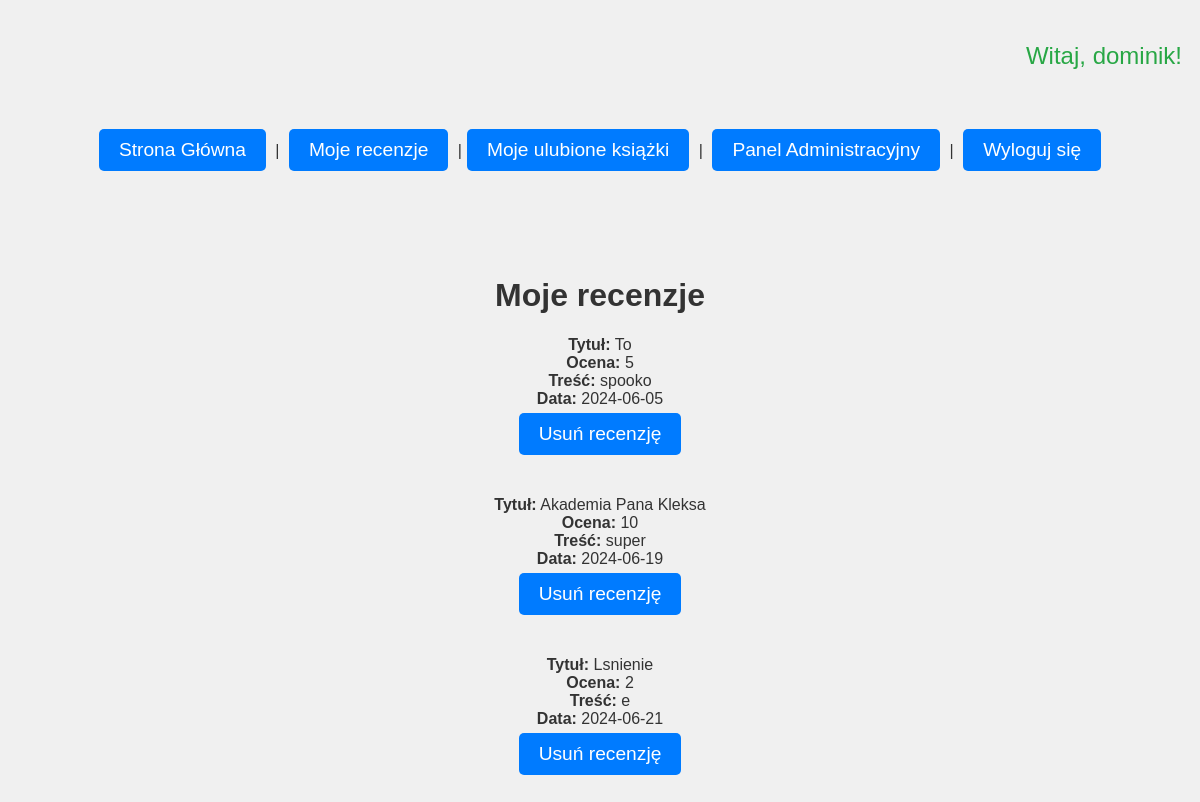
Screenshot of /moje_recenzje.php (signed in) with the database file from the repository.
### tables this page shows
CREATE TABLE `recenzje` (
  `id` int(11) NOT NULL,
  `idKsiazki` int(11) DEFAULT NULL,
  `nick` varchar(255) DEFAULT NULL,
  `ocena` int(11) DEFAULT NULL,
  `tresc` text DEFAULT NULL,
  `data` date DEFAULT NULL
);

CREATE TABLE `ksiazki` (
  `id` int(11) NOT NULL,
  `tytul` varchar(255) NOT NULL,
  `autor` varchar(255) DEFAULT NULL,
  `rok_wydania` year(4) DEFAULT NULL,
  `kategoria` int(11) DEFAULT NULL,
  `zdjecie_okladki` varchar(255) DEFAULT NULL,
  `idUzytkownika` int(11) DEFAULT NULL
);

### moje_recenzje.php (the view, shortened to what this page needs)
<?php
include('config.php');
$nick = $_SESSION['login'];
?>
<!DOCTYPE html>
<html>
<head>
    <link rel="stylesheet" type="text/css" href="style.css">
</head>
<body>
<?php if (isset($_SESSION['login'])):?>
    <div class="welcome" style="text-align:right;">
    <p >Witaj, <?php echo $_SESSION['login']; ?>!</p>
</div>
    <?php endif; ?>
<div class="container">
<header class="sidebar">
<?php if (isset($_SESSION['login'])&& isset($_SESSION['rola'])&&  ($_SESSION['rola']=='user')): ?>
<a href="index.php" class="button">Strona Główna</a> |<a href="moje_recenzje.php" class="button">Moje recenzje</a> |<a href="ulubione.php" class="button">Moje ulubione książki</a>  | <a href="logout.php" class="button">Wyloguj się</a>
<?php elseif (isset($_SESSION['login'])&& isset($_SESSION['rola'])&& ($_SESSION['rola']=='admin')): ?>
<a href="index.php" class="button">Strona Główna</a> | <a href="moje_recenzje.php" class="button">Moje recenzje</a> |<a href="ulubione.php" class="button">Moje ulubione książki</a>  | <a href="adminPanel.php" class="button">Panel Administracyjny</a> | <a href="logout.php" class="button">Wyloguj się</a>
</div>
<?php else: ?>
    <a href="logowanie.php" class="button">Zaloguj się</a>
    <a href="rejestracja.php" class="button">Zarejestruj się</a>
<?php endif; ?></header>
    <div class="form-container2">
        <h1 style="text-align: center;padding-top:80px;">Moje recenzje</h1>
        <?php
        $sql = "SELECT r.id, r.ocena, r.tresc, r.data, k.tytul
                FROM recenzje r
                JOIN ksiazki k ON r.idKsiazki = k.id
                WHERE r.nick = '$nick'";
        $result = $conn->query($sql);
        if ($result->num_rows > 0) {
            while ($row = $result->fetch_assoc()) {
                echo "<div class='recenzja-container'>";
                echo "<strong>Tytuł:</strong> " . $row['tytul'] . "<br>";
                echo "<strong>Ocena:</strong> " . $row['ocena'] . "<br>";
                echo "<strong>Treść:</strong> " . $row['tresc'] . "<br>";
                echo "<strong>Data:</strong> " . $row['data'] . "<br>";
                echo "<form method='post' action='moje_recenzje.php'>";
                echo "<input type='submit' class='button' value='Usuń recenzję'><br><br>";
                echo "</form>";
                echo "</div><br>";
            }
        } else {
            echo "Brak recenzji.";
        }
        ?>
    </div>
</body>
</html>

### style.css (style rules this page uses)
.welcome { color: #28a745; font-size: 24px; padding: 10px; }
body { font-family: Arial, sans-serif; background-color: #f0f0f0; color: #333; }
a { text-decoration: none; color: #007bff; }
.button { background-color: #007bff; color: white; padding: 10px 20px; border: none; border-radius: 5px; text-decoration: none; display: inline-block; font-size: 120%; margin: 5px; }
strong { font-weight: bold; }
.container { padding-top: 20px; width: 100%; text-align: center; }
.form-container2 { text-align: center; margin-bottom: 20px; }
.form-container input[type="submit"], .form-container2 input[type="submit"] { padding: 10px 20px; background-color: #007bff; color: white; border: none; border-radius: 5px; cursor: pointer; }

### rows the page displays
recenzje: idKsiazki.tytul "To", ocena "5", tresc "spooko", data "2024-06-05"
recenzje: idKsiazki.tytul "Akademia Pana Kleksa", ocena "10", tresc "super", data "2024-06-19"
recenzje: idKsiazki.tytul "Lsnienie", ocena "2", tresc "e", data "2024-06-21"

### other values shown
$_SESSION['login'] "dominik"
